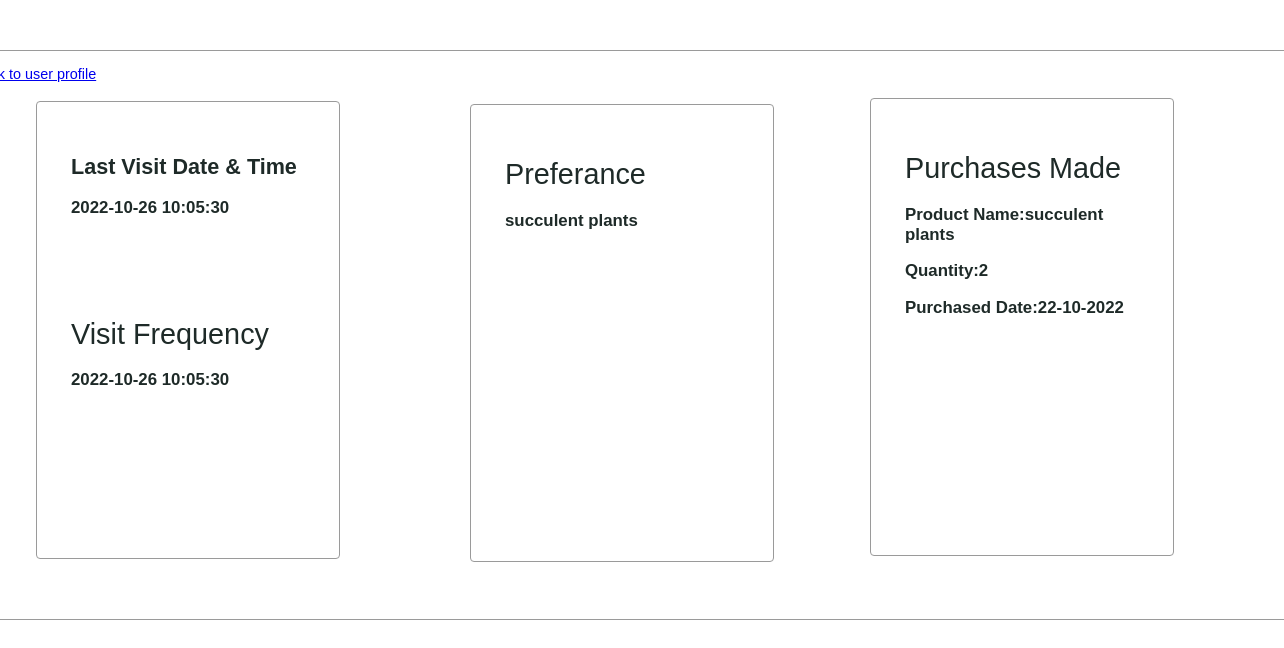
/history.php (signed in), run on the app's committed database.
### tables this page shows
CREATE TABLE `tbl_member` (
  `id` int(11) NOT NULL,
  `username` varchar(255) NOT NULL,
  `password` varchar(200) NOT NULL,
  `cpassword` varchar(100) NOT NULL,
  `email` varchar(255) NOT NULL,
  `create_at` timestamp NOT NULL DEFAULT current_timestamp() ON UPDATE current_timestamp(),
  `contact` varchar(100) NOT NULL,
  `address` varchar(100) NOT NULL,
  `state` varchar(100) NOT NULL,
  `city` varchar(100) NOT NULL,
  `image` varchar(100) NOT NULL
);

CREATE TABLE `preferance` (
  `id` int(11) NOT NULL,
  `product_name` varchar(255) NOT NULL
);

CREATE TABLE `purchased` (
  `id` int(11) NOT NULL,
  `product_name` varchar(255) NOT NULL,
  `qty` varchar(200) NOT NULL,
  `date` varchar(100) NOT NULL
);

### history.php (the view, shortened to what this page needs)
<?php
if (isset($_SESSION["username"])) {
    $email = $_SESSION["email"];
} else {
    session_unset();
    session_write_close();
    $url = "./index.php";
    header("Location: $url");
}
?><HTML>
<HEAD>
<link href="assets/css/phppot-style.css" type="text/css"
    rel="stylesheet" />
<link href="assets/css/user-registration.css" type="text/css"
    rel="stylesheet" />
</HEAD>
<BODY>
    <div class="phppot-container">
        <div class="sign-up-container"style="    border: 1px solid;
    border-color: #9a9a9a;  background: #fff;  border-radius: 4px;   padding: 34px;
    width: 1304px;    margin: 50px auto;    margin-left: -330px;    height: 500px;">
<div style="margin-left:746px;     margin-top: 45px;">
    <div class="inline-block">
  <div class="inline-block1" style="border: 1px solid;
    border-color: #9a9a9a;
    background: #fff;
    border-radius: 4px;
    padding: 34px;
    width: 234px;
    margin: 50px auto;
    margin-left: -687px;
    height: 388px;
    margin-top: -29px;">
    <h2>Last Visit Date & Time</h2>
    <?php
                     include('dbcon.php');
                    $sql=mysqli_query($con, "select * from tbl_member WHERE email='$email'");
                    while($row=mysqli_fetch_array($sql))
                    { ?>
    <h3><?=$row['create_at'];?></h3><br><br>
<br><br>
     <h1>Visit Frequency</h1>
    <h3><?=$row['create_at'];?></h3>
   <?php }?>
    </div>
    <div class="inline-block2" style="border: 1px solid;
    border-color: #9a9a9a;
    background: #fff;
    border-radius: 4px;
    padding: 34px;
    width: 234px;
    margin: 50px auto;
    margin-left: -253px;
    height: 388px;
    margin-top: -505px;">
   <h1>Preferance</h1>
    <?php
                     include('dbcon.php');
                    $sql=mysqli_query($con, "select * from preferance");
                    while($row=mysqli_fetch_array($sql))
                    { ?>
    <h3><?=$row['product_name'];?></h3>
<?php }?>
    </div>
    <div class="inline-block3" style="border: 1px solid;
    border-color: #9a9a9a;
    background: #fff;
    border-radius: 4px;
    padding: 34px;
    width: 234px;
    margin: 50px auto;
    margin-left: 147px;
    height: 388px;
    margin-top: -514px;">
<h1>Purchases Made</h1>
    <?php
                     include('dbcon.php');
                    $sql=mysqli_query($con, "select * from purchased");
                    while($row=mysqli_fetch_array($sql))
                    { ?>
    <h3>Product Name:<?=$row['product_name'];?></h3>
    <h3>Quantity:<?=$row['qty'];?></h3>
    <h3>Purchased Date:<?=$row['date'];?></h3>
<?php }?>
    </div>
              <div style="margin-top: -540px;
    margin-left: -750px;">
                  <a href="home.php">Back to user profile</a>
              </div>
           </div>
         </div>
       </div>
     </div>
</BODY>
</HTML>

### assets/css/phppot-style.css (style rules this page uses)
.phppot-container { -webkit-font-smoothing: antialiased; font-family: Arial, "Helvetica Neue", Helvetica, sans-serif; font-size: .9em; color: #1e2a28; width: 740px; margin: 0 auto; padding: 0px 20px 20px 20px; }
.phppot-container h1 { font-weight: normal; }
.inline-block { display: inline-block; }

### assets/css/user-registration.css (style rules this page uses)
.sign-up-container { border: 1px solid; border-color: #9a9a9a; background: #fff; border-radius: 4px; padding: 34px; width: 350px; margin: 50px auto; }
.inline-block { display: inline-block; }

### data on the page
tbl_member: create_at "2022-10-26 10:05:30"
preferance: product_name "succulent plants"
purchased: product_name "succulent plants", qty "2", date "22-10-2022"
